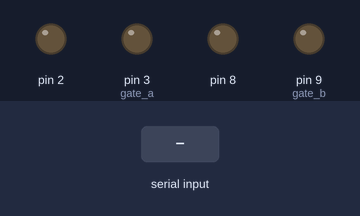
This sketch was run on a simulated Arduino Uno, built for the host (arithmetic inside an expression is 32-bit, double 64-bit). On the bench: output pins drawn as LEDs (lit = HIGH). Inputs (shaded band) come from the test bench.

Above: at 1.2 s.
1.3 s: "<90,45,200>" received over the second serial link
At 1.9 s:
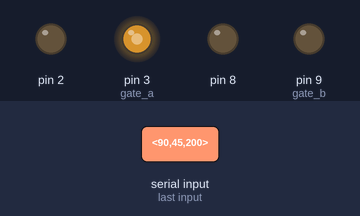
2.8 s: "<30,150,10>" received over the second serial link
At 4.0 s:
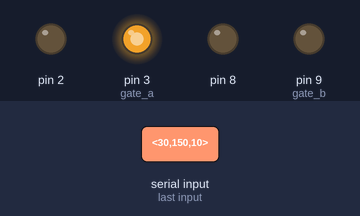
4.3 s: "<200>" received over the second serial link
At 5.4 s:
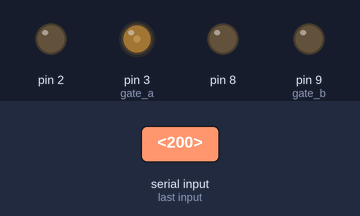
5.8 s: "<90,45>" received over the second serial link
At 6.5 s:
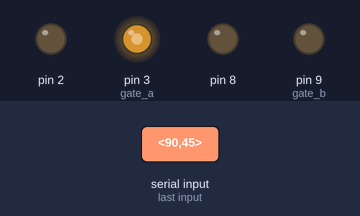
7.3 s: "<30,150>" received over the second serial link
At 7.6 s:
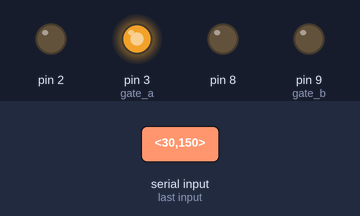
Timing chart, 0 to 9.8 s (numbered marks = the images above; inputs shaded):
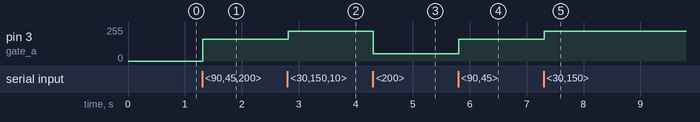

Measured:
- after the input at 1.3 s, pin 3 (gate_a): 0/255 → 165/255 at once
- after the input at 2.8 s, pin 3 (gate_a): 165/255 → 225/255 at once
- after the input at 4.3 s, pin 3 (gate_a): 225/255 → 55/255 at once
- after the input at 5.8 s, pin 3 (gate_a): 55/255 → 165/255 at once
- after the input at 7.3 s, pin 3 (gate_a): 165/255 → 225/255 at once

The sketch:

bluetooth.ino
```cpp
#include <SoftwareSerial.h>
const SoftwareSerial serial(10,11);

const int gate_a = 3; //3 - Left motor attached
const int gate_b = 9; //9 - Right motor attached
const char delim[] = "|";


void setup() {
  pinMode(gate_a, OUTPUT);
  pinMode(gate_b, OUTPUT);
  pinMode(gate_a - 1, OUTPUT);
  pinMode(gate_b - 1, OUTPUT);
  serial.begin(9600);
  //Serial.begin(9600);
}


void loop() {
  if (serial.available() < 1) {
    return; //returns when there is not serial input
  }
  delay(10);

  char val[32] = ""; //Creates c string to save the input
  while (serial.available() > 0) {
     append(val, serial.read());
  }
  //Serial.println(val);

  int val_length = strlen(val);
  if (val_length == 0) {
    return; //Returns if length is 0
  }

  char *ptr = strtok(val, delim);
  while(ptr != NULL) {
    applyToMotors(ptr);
    ptr = strtok(NULL, delim);
  }
}


void applyToMotors(char input[]) {
  //Serial.println(input);
  if (input[0] != '<' || input[strlen(input) - 1] != '>') return;
  else {
    //Removes first and last character
    int i = 1;
    char temp[32] = "";
    while(input[i+1] != '\0') {
      append(temp, input[i++]);
    }
    input = temp;
  }
  //Serial.println(input);

  char *endptr;
  int value = strtol(input, &endptr, 10);
  if (input == endptr) {
    //Serial.println("Input not number");
    return; //Returns if failed to parse
  }

  int dir = HIGH; //HIGH - forward | LOW - backwards
  int motor; // - left motor | 1 - right motor;
  if (value <= 510) {
    motor = gate_a;
    value = value - 255;
    if (value < 0) {
      dir = LOW;
      value = value * -1;
    }
  } else if (value <= 1021) {
    motor = gate_b;
    value = value - 766;
    if (value < 0) {
      dir = LOW;
      value = value * -1;
    }
  } else {
    return;
  }
  digitalWrite(motor - 1, dir);
  analogWrite(motor, value);
}


void append(char* s, char c) {
  int len = strlen(s);
  s[len] = c;
  s[len+1] = '\0';
}
```
